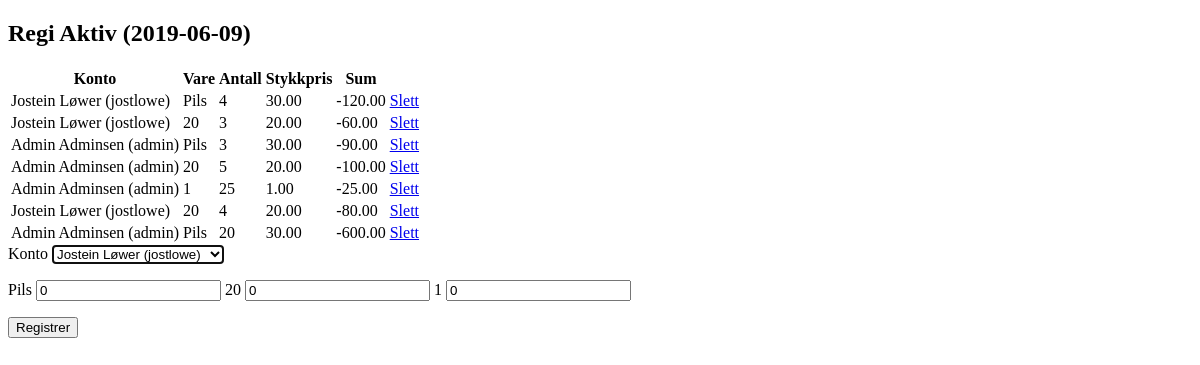
Before: /intern/festkassen/admin/krysselister/1 (signed in) with the older database file.
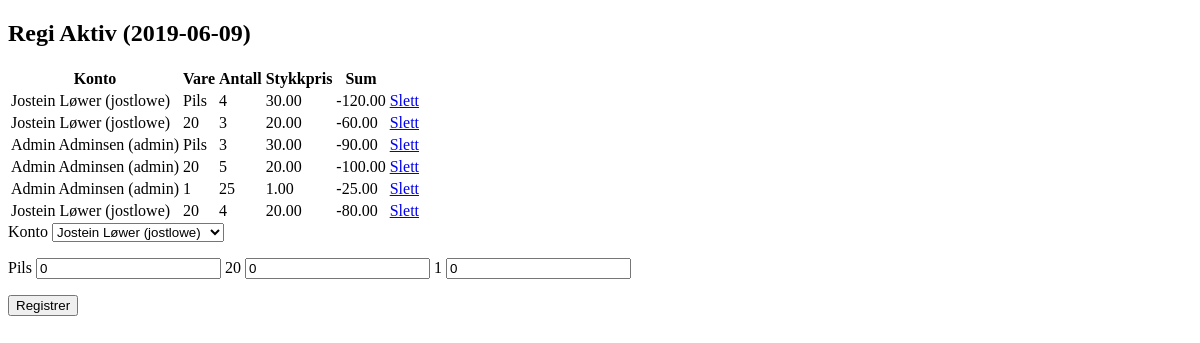
After: the same page with the newer database file.
### festkassen/models.py (models this page shows, shortened)
class Transaksjon(models.Model):
    tidsstempel = models.DateTimeField(default=timezone.now)
    festkassekonto = models.ForeignKey(Festkassekonto, on_delete=models.CASCADE)
    kommentar = models.CharField(max_length=200, blank=True, null=True)
    class Meta:
        abstract = True

class Kryss(Transaksjon):
    vare = models.ForeignKey(Vare, on_delete=models.CASCADE)
    antall = models.PositiveIntegerField()
    stykkpris = models.DecimalField(max_digits=9, decimal_places=2, default=0)
    krysseliste = models.ForeignKey(Krysseliste, on_delete=models.CASCADE)
    def sum(self):
        if self.vare.er_additiv:
            return self.antall*self.stykkpris
        else:
            return -self.antall*self.stykkpris
    class Meta:
        verbose_name_plural = "Kryss"

class Festkassekonto(models.Model):
    regiweb_bruker = models.OneToOneField(
        User,
        on_delete=models.CASCADE,
        help_text="Regiweb-brukeren som denne feskassekontoen skal asossieres med",
        blank=True,
        null=True
    )
    kontotype = models.ForeignKey(
        Festkassekontotype,
        on_delete=models.CASCADE,
    )
    aktiv = models.BooleanField(
        default=True,
        verbose_name="Aktiv konto",
        help_text="Markerer om festkassebrukeren er aktiv. Kryss av her heller enn å slette brukeren"
    )
    class Meta:
        verbose_name_plural = "Festkassekontoer"
    def __str__(self):
        if self.regiweb_bruker:
            bruker = self.regiweb_bruker.username
            fullt_navn = self.regiweb_bruker.get_full_name()
            return "%s (%s)" % (fullt_navn, bruker)
        else:
            return "Uassosiert festkassekonto"

class Vare(models.Model):
    navn = models.CharField(max_length=50)
    beskrivelse = models.CharField(max_length=200, null=True, blank=True)
    standardpris = models.DecimalField(decimal_places=2, max_digits=7, default=0)
    prioritet = models.IntegerField(default=10,
                                    help_text= """
                                    Bestemmer hvilken kolonne varen skal stå i på en liste
                                    En lavere verdi vil putte varen lengre til venstre
                                    på en liste
                                    """)
    er_additiv = models.BooleanField(
        default=False,
        verbose_name="Er additiv",
        help_text="""Hvis denne boksen er krysset av
            vil prisen av varen LEGGES TIL festkassekontoens saldo.
            Dersom den ikke er krysset av vil prisen TREKKES FRA
            festkassekontoens saldo"""
    )
    class Meta:
        verbose_name_plural = "Varer"
    def __str__(self):
        return self.navn

### festkassen/views/admin_interne_lister.py (the view, shortened to what this page needs)
# urls.py: path('admin/krysselister/<int:krysseliste_pk>', views.admin_rediger_krysseliste, name='admin_rediger_krysseliste'),
@login_required
@user_passes_test(er_festkasse)
def admin_rediger_krysseliste(request, krysseliste_pk):
    kryss = Kryss.objects.filter(krysseliste=krysseliste_pk)
    krysseliste = Krysseliste.objects.get(pk=krysseliste_pk)
    kontoer = krysseliste.type.festkassekontoer_paa_lista.all()
    varer = krysseliste.type.varer.all()
    varenavn = [vare.navn for vare in varer]
    context = {
        'kryss': kryss,
        'krysseliste': krysseliste,
        'varer': varer,
        'kontoer': kontoer
    }
    return render(request, 'festkassen/admin_rediger_krysseliste.html', context)

### festkassen/models.py (called while the page is built)
    def __str__(self):
        return self.navn

    def __str__(self):
        return "%s (%s)" % (self.type, str(self.listedato))

### festkassen/views/admin.py (called while the page is built)
def er_festkasse(user):
    return user.groups.filter(name='Festkasse').exists()

### templates/festkassen/admin_rediger_krysseliste.html (shortened to what this page needs)
<!DOCTYPE html>
<html lang="en">
<head>
</head>
<body>
    <h2>{{ krysseliste }}</h2>
    <table>
        <tr>
            <th> Konto</th>
            <th> Vare </th>
            <th> Antall </th>
            <th> Stykkpris </th>
            <th> Sum </th>
            <th></th>
        </tr>
        {% for enkeltkryss in kryss %}
            <tr>
                <td>{{ enkeltkryss.festkassekonto }}</td>
                <td>{{ enkeltkryss.vare }}</td>
                <td>{{ enkeltkryss.antall }}</td>
                <td>{{ enkeltkryss.stykkpris }}</td>
                <td>{{ enkeltkryss.sum }}</td>
                <td> <a href= {% url 'festkassen:admin_slett_kryss' krysseliste.pk enkeltkryss.pk %}> Slett </a></td>
            </tr>
        {% endfor %}
    </table>
    <form action="{% url 'festkassen:admin_rediger_krysseliste' krysseliste.pk%}" method="post">
        <label for="konto">Konto</label>
        <select id="konto" name="konto" autofocus>
            {% for konto in kontoer %}
                <option value={{ konto.pk }}>{{ konto }}</option>
            {% endfor %}
        </select>
        <p>
        {% for vare in varer %}
            <label for="{{ vare.navn }}">{{ vare.navn }}</label>
            <input type="number" name="{{ vare.navn }}" id="{{ vare.navn }}" value=0>
        {% endfor %}
        </p>
        <input type="submit" value="Registrer">
    </form>
</body>
</html>

Changed rows visible on the page:
removed Kryss: festkassekonto "Admin Adminsen (admin)", vare "Pils", antall "20", stykkpris "30.00", sum "-600.00"
